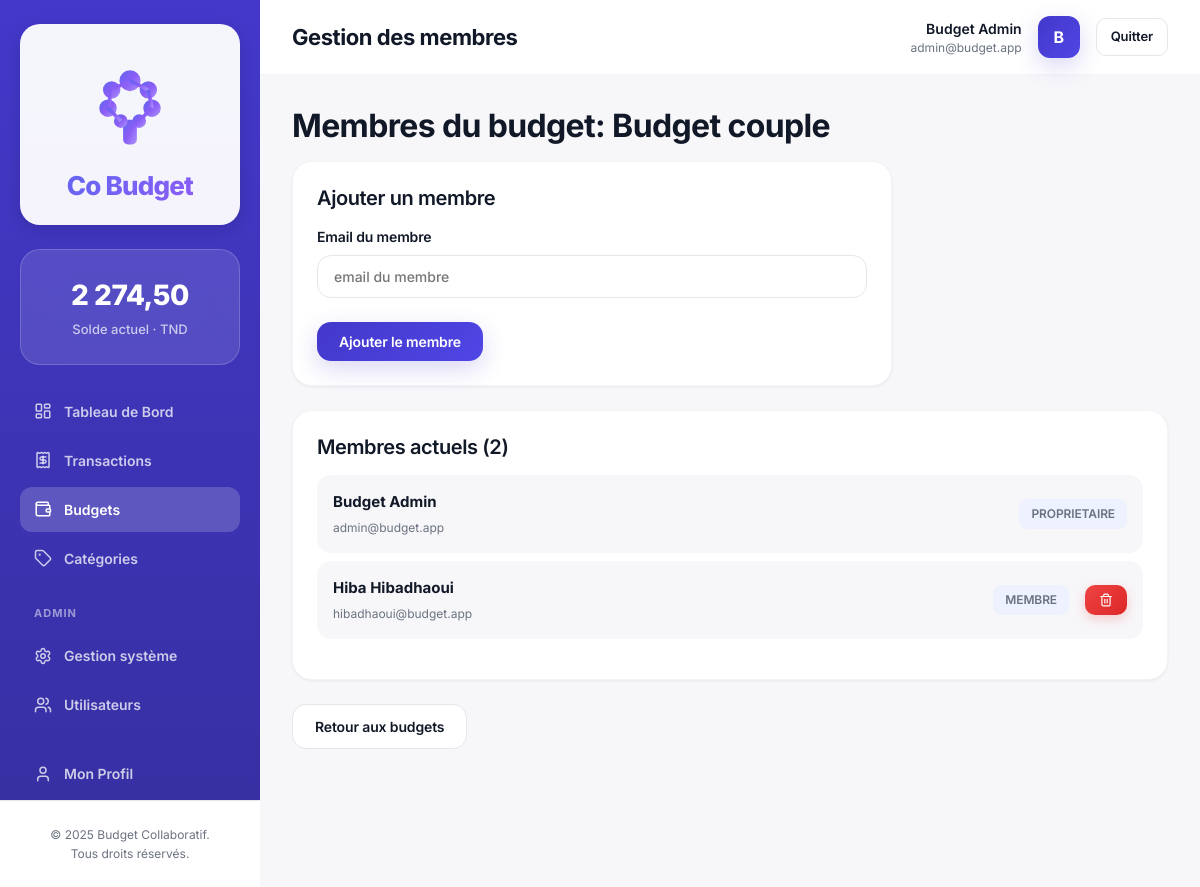
The app's page /modules/budgets/members.php?id=2 (signed in) with its own data.
### tables this page shows
CREATE TABLE IF NOT EXISTS utilisateurs (
  id INT PRIMARY KEY AUTO_INCREMENT,
  nom VARCHAR(100) NOT NULL,
  prenom VARCHAR(100) NOT NULL,
  email VARCHAR(255) UNIQUE NOT NULL,
  mot_de_passe VARCHAR(255) NOT NULL,
  role ENUM('visiteur', 'utilisateur', 'admin') DEFAULT 'utilisateur',
  statut ENUM('inactif', 'actif', 'suspendu') DEFAULT 'inactif',
  date_creation TIMESTAMP DEFAULT CURRENT_TIMESTAMP,
  updated_at TIMESTAMP DEFAULT CURRENT_TIMESTAMP ON UPDATE CURRENT_TIMESTAMP,
  INDEX idx_email (email),
  INDEX idx_statut (statut),
  INDEX idx_role (role)
);

CREATE TABLE IF NOT EXISTS budgets (
  id INT PRIMARY KEY AUTO_INCREMENT,
  nom VARCHAR(150) NOT NULL,
  montant_limite DECIMAL(10, 2) NOT NULL,
  devise VARCHAR(3) DEFAULT 'TND',
  periode ENUM('hebdomadaire', 'mensuel', 'personnalise') DEFAULT 'mensuel',
  date_debut DATE NOT NULL,
  date_fin DATE,
  est_partage BOOLEAN DEFAULT FALSE,
  id_createur INT NOT NULL,
  date_creation TIMESTAMP DEFAULT CURRENT_TIMESTAMP,
  updated_at TIMESTAMP DEFAULT CURRENT_TIMESTAMP ON UPDATE CURRENT_TIMESTAMP,
  FOREIGN KEY (id_createur) REFERENCES utilisateurs(id) ON DELETE CASCADE,
  INDEX idx_createur (id_createur),
  INDEX idx_partage (est_partage),
  INDEX idx_periode (periode)
);

CREATE TABLE IF NOT EXISTS budget_membres (
  id INT PRIMARY KEY AUTO_INCREMENT,
  id_budget INT NOT NULL,
  id_utilisateur INT NOT NULL,
  role_membre ENUM('proprietaire', 'membre') DEFAULT 'membre',
  date_ajout TIMESTAMP DEFAULT CURRENT_TIMESTAMP,
  FOREIGN KEY (id_budget) REFERENCES budgets(id) ON DELETE CASCADE,
  FOREIGN KEY (id_utilisateur) REFERENCES utilisateurs(id) ON DELETE CASCADE,
  UNIQUE KEY unique_budget_user (id_budget, id_utilisateur),
  INDEX idx_budget (id_budget),
  INDEX idx_utilisateur (id_utilisateur)
);

### helpers/auth_helper.php (called while the page is built, shortened)
<?php
function getCurrentUser() {
    return $_SESSION['user'] ?? null;
}

### modules/budgets/members.php (the view, shortened to what this page needs)
<?php
require_once '../../config/database.php';
require_once '../../helpers/auth_helper.php';
$userId = getCurrentUserId();
$pageTitle = 'Gestion des membres';
$customCSS = 'budgets.css';
$budgetId = intval($_GET['id'] ?? 0);
try {
    $stmt = $pdo->prepare('SELECT * FROM budgets WHERE id = ? AND id_createur = ?');
    $stmt->execute([$budgetId, $userId]);
    $budget = $stmt->fetch();
    $memberStmt = $pdo->prepare(
        'SELECT bm.*, u.prenom, u.nom, u.email FROM budget_membres bm
         JOIN utilisateurs u ON bm.id_utilisateur = u.id
         WHERE bm.id_budget = ? ORDER BY u.prenom'
    );
    $memberStmt->execute([$budgetId]);
    $members = $memberStmt->fetchAll();
} catch (PDOException $e) {
    error_log('Database error: ' . $e->getMessage());
    $members = [];
}
require_once '../../views/layouts/header.php';
?>
<h1>Membres du budget: <?php echo htmlspecialchars($budget['nom']); ?></h1>
<div class="card" style="max-width: 600px; margin-bottom: var(--spacing-lg);">
    <h3 style="margin-top: 0;">Ajouter un membre</h3>
    <form method="POST">
        <div class="form-group">
            <label for="email">Email du membre</label>
            <input type="email" id="email" name="email" placeholder="email du membre" required>
        </div>
        <button type="submit" class="btn btn-primary">Ajouter le membre</button>
    </form>
</div>
<div class="card">
    <h3 style="margin-top: 0;">Membres actuels (<?php echo count($members); ?>)</h3>
    <?php if (empty($members)): ?>
        <p class="text-muted">Aucun membre pour le moment.</p>
    <?php else: ?>
        <ul class="members-list">
            <?php foreach ($members as $member): ?>
                <li>
                    <div>
                        <strong><?php echo htmlspecialchars($member['prenom'] . ' ' . $member['nom']); ?></strong>
                        <p style="font-size: 12px; margin: 4px 0 0 0; color: var(--color-text-secondary);">
                            <?php echo htmlspecialchars($member['email']); ?>
                        </p>
                    </div>
                    <div style="display: flex; align-items: center; gap: var(--spacing-base);">
                        <span class="member-role badge badge-primary">
                            <?php echo ucfirst($member['role_membre']); ?>
                        </span>
                        <?php if ($member['role_membre'] !== 'proprietaire'): ?>
                            <form method="POST" style="margin: 0;">
                                <button type="button" class="btn btn-danger btn-sm" onclick="if(typeof confirmDelete==='function'){confirmDelete('Voulez-vous vraiment retirer ce membre ?', () => this.form.submit())} else if(window.confirm('Voulez-vous vraiment retirer ce membre ?')) this.form.submit()">
                                    <i data-lucide="trash-2" style="width: 14px; height: 14px;"></i>
                                </button>
                            </form>
                        <?php endif; ?>
                    </div>
                </li>
            <?php endforeach; ?>
        </ul>
    <?php endif; ?>
</div>
<a href="<?php echo BASE_URL; ?>/modules/budgets/list.php" class="btn btn-secondary" style="margin-top: var(--spacing-lg);">
    Retour aux budgets
</a>
<?php require_once '../../views/layouts/footer.php'; ?>

### views/layouts/header.php (shortened to what this page needs)
<?php
require_once __DIR__ . '/../../helpers/auth_helper.php';
$user = getCurrentUser();
?>
<!DOCTYPE html>
<html lang="fr">
<head>
    <link rel="stylesheet" href="<?php echo BASE_URL; ?>/assets/css/global.css?v=<?php echo time(); ?>">
    <?php if (isset($customCSS)): ?>
        <link rel="stylesheet" href="<?php echo BASE_URL; ?>/assets/css/<?php echo $customCSS; ?>?v=<?php echo time(); ?>">
    <?php endif; ?>
</head>
<body>
    <div style="display: grid; grid-template-columns: <?php echo $user ? '260px 1fr' : '1fr'; ?>; min-height: 100vh; background-color: var(--color-bg);">
        <?php if ($user): ?>
            <?php require_once __DIR__ . '/sidebar.php'; ?>
        <?php endif; ?>
        <div style="display: flex; flex-direction: column; min-height: 100vh; min-width: 0; overflow-x: hidden;">
            <header style="
                background-color: var(--color-surface);
                border-bottom: 1px solid var(--color-border-light);
                padding: 16px var(--spacing-xl);
                display: flex;
                justify-content: space-between;
                align-items: center;
                position: sticky;
                top: 0;
                z-index: 100;
            ">
                <div>
                    <h2 style="margin: 0; font-size: 22px; font-weight: 700; color: var(--color-text-primary);">
                        <?php echo isset($pageTitle) ? htmlspecialchars($pageTitle) : APP_NAME; ?>
                    </h2>
                </div>
                <?php if ($user): ?>
                    <div style="display: flex; align-items: center; gap: 16px;">
                        <div style="text-align: right;">
                            <div style="font-size: 14px; font-weight: 600; color: var(--color-text-primary);">
                                <?php echo htmlspecialchars($user['prenom']); ?> <?php echo htmlspecialchars($user['nom']); ?>
                            </div>
                            <div style="font-size: 12px; color: var(--color-text-secondary);">
                                <?php echo htmlspecialchars($user['email']); ?>
                            </div>
                        </div>
                        <a href="<?php echo BASE_URL; ?>/modules/users/profile.php" title="Mon profil" style="
                            display: flex;
                            align-items: center;
                            justify-content: center;
                            width: 42px;
                            height: 42px;
                            border-radius: 12px;
                            background: linear-gradient(135deg, var(--color-primary) 0%, var(--color-primary-light) 100%);
                            color: white;
                            font-weight: 700;
                            font-size: 16px;
                            transition: var(--transition);
                            box-shadow: var(--shadow-indigo);
                        " onmouseover="this.style.transform='scale(1.05)'" onmouseout="this.style.transform='scale(1)'">
                            <?php echo strtoupper(substr($user['prenom'], 0, 1)); ?>
                        </a>
                        <a href="<?php echo BASE_URL; ?>/modules/auth/logout.php" class="btn btn-secondary btn-sm" title="Déconnexion">
                            Quitter
                        </a>
                    </div>
                <?php else: ?>
                    <a href="<?php echo BASE_URL; ?>/modules/auth/login.php" class="btn btn-primary">
                        Se connecter
                    </a>
                <?php endif; ?>
            </header>
            <main style="
                flex: 1;
                padding: var(--spacing-xl);
                overflow-y: auto;
                width: 100%;
                box-sizing: border-box;
            ">

### assets/css/global.css (style rules this page uses)
:root { --color-primary: #4338CA; --color-primary-light: #4F46E5; --color-primary-hover: #3730A3; --color-primary-bg: #EEF2FF; --color-secondary: #4FC3F7; --color-coral: #FF8A8A; --color-bg: #F7F7FA; --color-bg-secondary: #FFFFFF; --color-surface: #FFFFFF; --color-bg-beige: #F5E9D8; --color-border: #E5E7EB; --color-border-light: #F3F4F6; --color-text-primary: #111827; --color-text-secondary: #6B7280; --color-text-tertiary: #9CA3AF; --color-success: #10B981; --color-success-light: #D1FAE5; --color-danger: #EF4444; --color-danger-light: #FEE2E2; --color-warning: #F59E0B; --color-warning-light: #FEF3C7; --color-info: #4FC3F7; --color-info-light: #E0F2FE; --color-accent: #4338CA; --color-accent-dark: #3730A3; --color-accent-light: #EEF2FF; --font-body: 'Inter', -apple-system, BlinkMacSystemFont, 'SF Pro Display', sans-serif; --font-heading: 'Inter', -apple-system, BlinkMacSystemFont, 'SF Pro Display', sans-serif; --radius-sm: 8px; --radius: 14px; --radius-lg: 20px; --radius-xl: 24px; --radius-2xl: 28px; --shadow-xs: 0 1px 2px rgba(17, 24, 39, 0.04); --shadow-sm: 0 1px 3px rgba(17, 24, 39, 0.06); --shadow: 0 4px 12px rgba(17, 24, 39, 0.04); --shadow-md: 0 8px 24px rgba(17, 24, 39, 0.06); --shadow-lg: 0 16px 40px rgba(17, 24, 39, 0.08); --shadow-xl: 0 24px 60px rgba(17, 24, 39, 0.1); --shadow-indigo: 0 8px 24px rgba(67, 56, 202, 0.2); --spacing-xs: 4px; --spacing-sm: 8px; --spacing-base: 16px; --spacing-lg: 24px; --spacing-xl: 32px; --spacing-2xl: 48px; --transition: all 200ms cubic-bezier(0.4, 0, 0.2, 1); }
* { margin: 0; padding: 0; box-sizing: border-box; }
html { scroll-behavior: smooth; -webkit-font-smoothing: antialiased; -moz-osx-font-smoothing: grayscale; }
body { font-family: var(--font-body); background-color: var(--color-bg); color: var(--color-text-primary); line-height: 1.5; font-size: 15px; font-weight: 400; width: 100%; min-height: 100vh; }
html { width: 100%; }
h1, h2, h3, h4, h5, h6 { font-family: var(--font-heading); font-weight: 700; line-height: 1.2; margin-bottom: var(--spacing-base); color: var(--color-text-primary); letter-spacing: -0.02em; }
h1 { font-size: 32px; font-weight: 700; }
h2 { font-size: 26px; font-weight: 700; }
h3 { font-size: 20px; font-weight: 600; }
p { margin-bottom: var(--spacing-base); color: var(--color-text-secondary); line-height: 1.6; }
a { color: var(--color-primary); text-decoration: none; transition: var(--transition); }
.card { background: var(--color-surface); border: 1px solid var(--color-border-light); border-radius: var(--radius-lg); padding: var(--spacing-lg); box-shadow: var(--shadow-sm); transition: var(--transition); }
.btn { display: inline-flex; align-items: center; justify-content: center; gap: 8px; padding: 11px 22px; border: none; border-radius: var(--radius); font-size: 14px; font-weight: 600; cursor: pointer; transition: var(--transition); white-space: nowrap; text-decoration: none; letter-spacing: -0.01em; font-family: var(--font-body); }
.btn-primary { background: linear-gradient(135deg, var(--color-primary) 0%, var(--color-primary-light) 100%); color: #FFFFFF; box-shadow: var(--shadow-indigo); }
.btn-secondary { background-color: var(--color-surface); border: 1px solid var(--color-border); color: var(--color-text-primary); }
.btn-danger { background: linear-gradient(135deg, #EF4444 0%, #DC2626 100%); color: white; box-shadow: 0 4px 12px rgba(239, 68, 68, 0.25); }
.btn-sm { padding: 8px 14px; font-size: 13px; border-radius: 10px; }
.form-group { margin-bottom: var(--spacing-lg); }
label { display: block; font-size: 14px; font-weight: 600; margin-bottom: var(--spacing-sm); color: var(--color-text-primary); letter-spacing: -0.01em; }
input[type="text"], input[type="email"], input[type="password"], input[type="number"], input[type="date"], input[type="month"], input[type="color"], select, textarea { width: 100%; padding: 12px 16px; border: 1px solid var(--color-border); border-radius: var(--radius); font-family: inherit; font-size: 14px; color: var(--color-text-primary); background-color: var(--color-surface); transition: var(--transition); font-weight: 500; }
.badge { display: inline-block; padding: 6px 12px; border-radius: 8px; font-size: 12px; font-weight: 600; letter-spacing: -0.01em; }
.badge-primary { background-color: var(--color-primary-bg); color: var(--color-primary); }

### records on screen
utilisateurs: prenom "Budget", nom "Admin", email "admin@budget.app", prenom "B"
budgets: nom "Budget couple"
budget_membres: id_utilisateur.nom "Budget Admin", id_utilisateur.email "admin@budget.app", role_membre "PROPRIETAIRE"
budget_membres: id_utilisateur.nom "Hiba Hibadhaoui", id_utilisateur.email "hibadhaoui@budget.app", role_membre "MEMBRE"

### other values on screen
$currentBalance "2 274,50"
$item['label'] "Tableau de Bord"
$item['label'] "Transactions"
$item['label'] "Budgets"
$item['label'] "Catégories"
$item['label'] "Gestion système"
$item['label'] "Utilisateurs"
$pageTitle "Gestion des membres"
count($members) "2"
APP_NAME "Budget Collaboratif"
